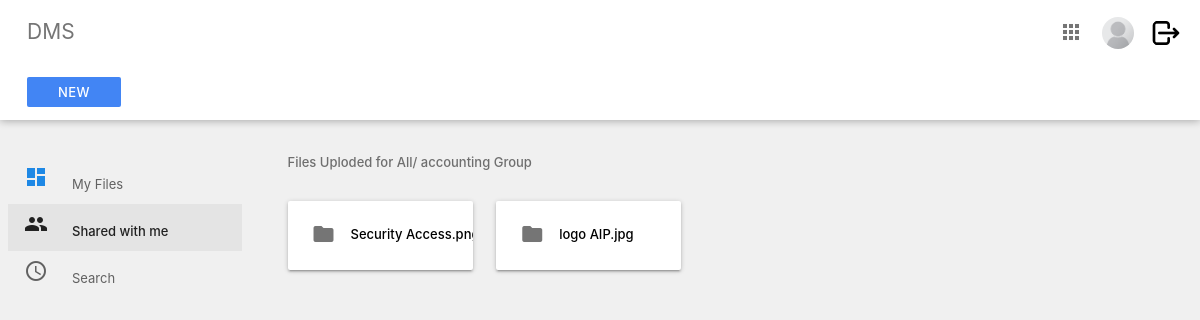
Screenshot of /index/shared/ (signed in) with the database file from the repository.
### Users/models.py (models this page shows, shortened)
class UserInfo(models.Model):
    groupchoices = models.TextChoices('groupchoices', 'management accounting sales tech')
    user = models.OneToOneField(User,
                                on_delete=models.CASCADE,
                                null=True,
                                blank=True)
    name = models.CharField(max_length=200, null=True)
    email = models.EmailField(max_length=200,null=True)
    image = models.ImageField(null=True, upload_to='profile_pics/')
    active = models.BooleanField(default=True)
    priv_level = models.IntegerField(default=3)
    group = models.CharField(max_length=100,
                             default='tech',
                             choices=groupchoices.choices)

### System/models.py (models this page shows, shortened)
class Files(models.Model):
    groupchoices = models.TextChoices('groupchoices', 'management all accounting sales tech')
    name = models.CharField(max_length=100)
    org_name = models.CharField(max_length=100, blank=True, null=True)
    extension = models.CharField(max_length=10, blank=True, null=True)
    file = models.FileField(upload_to='files/')
    group = models.CharField(max_length=100,
                             default='all',
                             choices=groupchoices.choices)
    uploaded_by = models.ForeignKey(User, on_delete=models.SET_NULL, null=True, blank=True)
    version = models.IntegerField(default='1')
    active = models.BooleanField(default=True)
    created_at = models.DateTimeField(auto_now_add=True)
    new_version = models.BooleanField(default=False)
    @property
    def fileURL(self):
        try:
            url = self.file.url
        except:
            url = None
        return url

class Version_control(models.Model):
    groupchoices = models.TextChoices('groupchoices', 'management all accounting sales tech')
    name = models.CharField(max_length=100)
    file = models.FileField(upload_to='files/version/')
    org_name = models.CharField(max_length=100, blank=True, null=True)
    extension = models.CharField(max_length=10, blank=True, null=True)
    version = models.IntegerField(default='2')
    prev_version = models.ForeignKey(Files, on_delete=models.SET_NULL, null=True, blank=True)
    pre_ver_control = models.ForeignKey('self', on_delete=models.SET_NULL, null=True, blank=True)
    group = models.CharField(max_length=100,
                             default='all',
                             choices=groupchoices.choices)
    uploaded_by = models.ForeignKey(User, on_delete=models.SET_NULL, null=True, blank=True)
    created_at = models.DateTimeField(auto_now_add=True)
    new_version = models.BooleanField(default=False)
    @property
    def fileURL(self):
        try:
            url = self.file.url
        except:
            url = None
        return url

### System/views.py (the view)
# urls.py: path("shared/", views.for_me, name="shared"),
@login_required(login_url='login')
def for_me(request):
    profile = UserInfo.objects.get(user=request.user)
    files = Files.objects.filter(Q(group=profile.group) | Q(group="all") & Q(new_version=False))
    new_ver = Version_control.objects.filter(Q(group=profile.group) | Q(group="all") & Q(new_version=False))
    if files.count() == 0:
        context = {'data1': new_ver, 'shared':'shared','user':profile}
    if new_ver.count() == 0:
        context = {'data': files, 'shared':'shared','user':profile}
    if new_ver.count() > 0 and files.count() > 0:
        context = {'data': files, 'data1': new_ver, 'shared':'shared', 'user':profile}
    return render(request, 'dms/with_me.html', context)

### template/dms/with_me.html (shortened to what this page needs)
{% extends  'dms/section/main.html'%}
{% load static %}
{% block content %}
    <div class="main">
      <div class="container-fluid">
        <p class="subheader">Files Uploded for All/ {{user.group}} Group</p>
        {% if data %}
        {% for d in data %}
        <div class="card-panel folder">
          <a href="{% url 'view' pk=d.id type='file' %}">
            <i class=" material-icons left">folder</i>
          </a>
          <div class="tooltip"><a href="{{d.fileURL}}" style="text-decoration: none;color: black; overflow: hidden;" onMouseOver="this.style.color='blue'"
            onMouseOut="this.style.color='black'">{{d.org_name}}.{{d.extension}}
           </a> <span class="tooltiptext">Version : {{d.version}}</span>
          </div>
        </div>
        {%endfor%}
        {%endif%}
        {% if data1 %}
        {% for d in data1 %}
        <div class="card-panel folder">
          <a href="{% url 'view' pk=d.id type='version' %}">
            <i class=" material-icons left">folder</i>
          </a>
          <div class="tooltip"><a href="{{d.fileURL}}" style="text-decoration: none;color: black; overflow: hidden;" onMouseOver="this.style.color='blue'"
            onMouseOut="this.style.color='black'">{{d.org_name}}.{{d.extension}}
           </a> <span class="tooltiptext">Version : {{d.version}}</span>
          </div>
        </div>
        {%endfor%}
        {%endif%}
    {% endblock %}

### template/dms/section/nav.html (shortened to what this page needs)
{%load static%}
<div class="navbar-fixed">
    <nav class="nav-extended white">
      <div class="nav-wrapper white">
        <ul>
          <li>
            <a href="{% url 'index' %}" class="title grey-text text-darken-1"
              >DMS</a
            >
          </li>
        </ul>
        <ul class="right">
          <li>
            <a href="#!"
              ><i class="material-icons grey-text text-darken-1">apps</i></a
            >
          </li>
          <li>
            <a href="{% url 'edit'%}"
              ><img src="{{ user.image.url }}" alt="profile pic" class="circle"
            /></a>
          </li>
          <li>
            <a href="{% url 'logout'%}"
              ><img src="{% static 'media/logout.png'%}" alt="profile pic" class="circle"
            /></a>
          </li>
        </ul>
      </div>
      <div class="nav-wrapper nav-2">
        <ul>
          <li>
            <a
              href="{% url 'upload' %}"
              class="waves-effect waves-light btn btn-flat white-text"
              >New</a
            >
          </li>
        </ul>
      </div>
    </nav>
  </div>
  <ul class="side-nav fixed floating transparent z-depth-0">
    <li {% if index %}class="active" {%endif%}>
      <a href="{% url 'index' %}"
        ><i class="material-icons blue-text text-darken-1">dashboard</i>My
        Files{{active}}</a
      >
    </li>
    <li {% if shared %}class="active" {%endif%}>
      <a href="{% url 'shared' %}"><i class="material-icons">people</i>Shared with me</a>
    </li>
    <li {% if search %}class="active" {%endif%}>
      <a href="{%url 'search'%}"><i class="material-icons">access_time</i>Search</a>
    </li>
  </ul>

### static/css/main.css (style rules this page uses)
body { background-color: #f0f0f0; font-size: 13px; }
.container-fluid { padding: 1rem 2.5rem; margin: auto; }
.main { position: absolute; width: calc(100% - 250px); top: 125px; margin-left: 250px; }
.subheader { color: rgba(0, 0, 0, 0.54); font-weight: 500; }
nav { box-shadow: 0 1px 8px rgba(0, 0, 0, 0.3); }
nav ul li { text-align: center; }
nav ul.right { padding-right: 12px; }
nav ul.right li { max-width: 48px; }
nav ul a { padding-right: 0 12px; }
nav ul a img { height: 32px; width: 32px; vertical-align: middle; margin-left: -5px; }
.nav-wrapper { padding-left: 12px; }
.nav-wrapper .title { font-size: 1.4rem; }
.nav-wrapper .btn-flat { background-color: #4285f4 !important; font-size: 13px; font-weight: 500; height: 30px; line-height: 30px; width: 94px; }
.nav-2, .nav-2 i { height: 56px !important; line-height: 56px !important; min-height: 56px !important; }
.side-nav.floating { width: 250px; padding: 85px 8px 0 !important; height: calc(100% - 130px); left: initial; right: initial; top: 125px; transform: initial; z-index: auto; margin: 0.5rem 0 1rem 0; border-radius: 2px; background: transparent; box-shadow: none; }
.side-nav .active { background-color: rgba(0, 0, 0, 0.05); }
.side-nav .active a { color: #212121; font-weight: 500; }
.side-nav li a, .side-nav li a i.material-icons { height: 40px; line-height: 40px; }
.side-nav li a i.material-icons { margin-right: 24px; }
.side-nav li a { padding: 0 16px; font-weight: normal; font-size: 13px; color: #616161; }
.folder { width: 185px; display: inline-block; margin: 15px 20px 15px 0; font-weight: 500; overflow: hidden; text-overflow: ellipsis; white-space: nowrap; }
.folder i { color: rgba(0, 0, 0, 0.54); margin-top: -3px; }

### template/dms/with_me.html (style rules this page uses)
.tooltip { position: relative; display: inline-block; }

### rows the page displays
UserInfo: image (placeholder picture), group "accounting"
Files: org_name "Security Acc…"
Version_control: org_name "logo AIP", extension "jpg"
